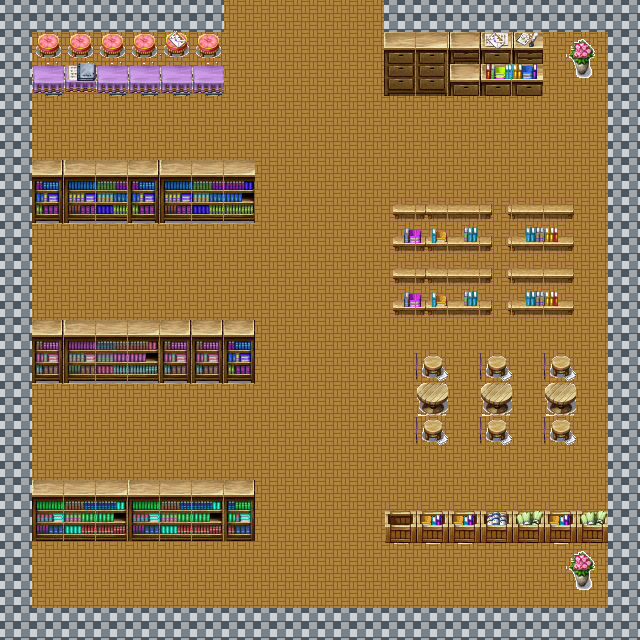

Below is a game level as drawn by its tile map, then a one-line description and the .tmx that defines it (tile-layer data replaced by summaries):
An orthogonal 20x20 tile map with 32x32 px tiles, 3 tile layers (Tile Layer 1, library, up), 5 tilesets.

<map version="1.0" orientation="orthogonal" width="20" height="20" tilewidth="32" tileheight="32">
 <tileset firstgid="1" name="floor" tilewidth="32" tileheight="32" margin="19">
  <image source="../images/indoor_free_tileset__by_thegreatblaid-d5x95zt.png" trans="ffffff" width="624" height="304" />
 </tileset>
 <tileset firstgid="145" name="library" tilewidth="31" tileheight="64">
  <image source="../images/library.png" trans="ffffff" width="318" height="798" />
 </tileset>
 <tileset firstgid="265" name="library_tiles" tilewidth="31" tileheight="64">
  <image source="../images/library_tiles.png" trans="ffffff" width="768" height="512" />
 </tileset>
 <tileset firstgid="457" name="tables" tilewidth="32" tileheight="33">
  <image source="../images/tables.png" trans="ffffff" width="318" height="798" />
 </tileset>
 <tileset firstgid="673" name="door" tilewidth="32" tileheight="32">
  <image source="../images/door.png" trans="ffffff" width="318" height="798" />
 </tileset>
 <layer name="Tile Layer 1" width="20" height="20">
  <data>[400 cells, 400 non-empty, 3 distinct tile ids]</data>
 </layer>
 <layer name="library" width="20" height="20">
  <data>[400 cells, 71 non-empty, 24 distinct tile ids]</data>
 </layer>
 <layer name="up" width="20" height="20">
  <data>[400 cells, 36 non-empty, 14 distinct tile ids]</data>
 </layer>
</map>
